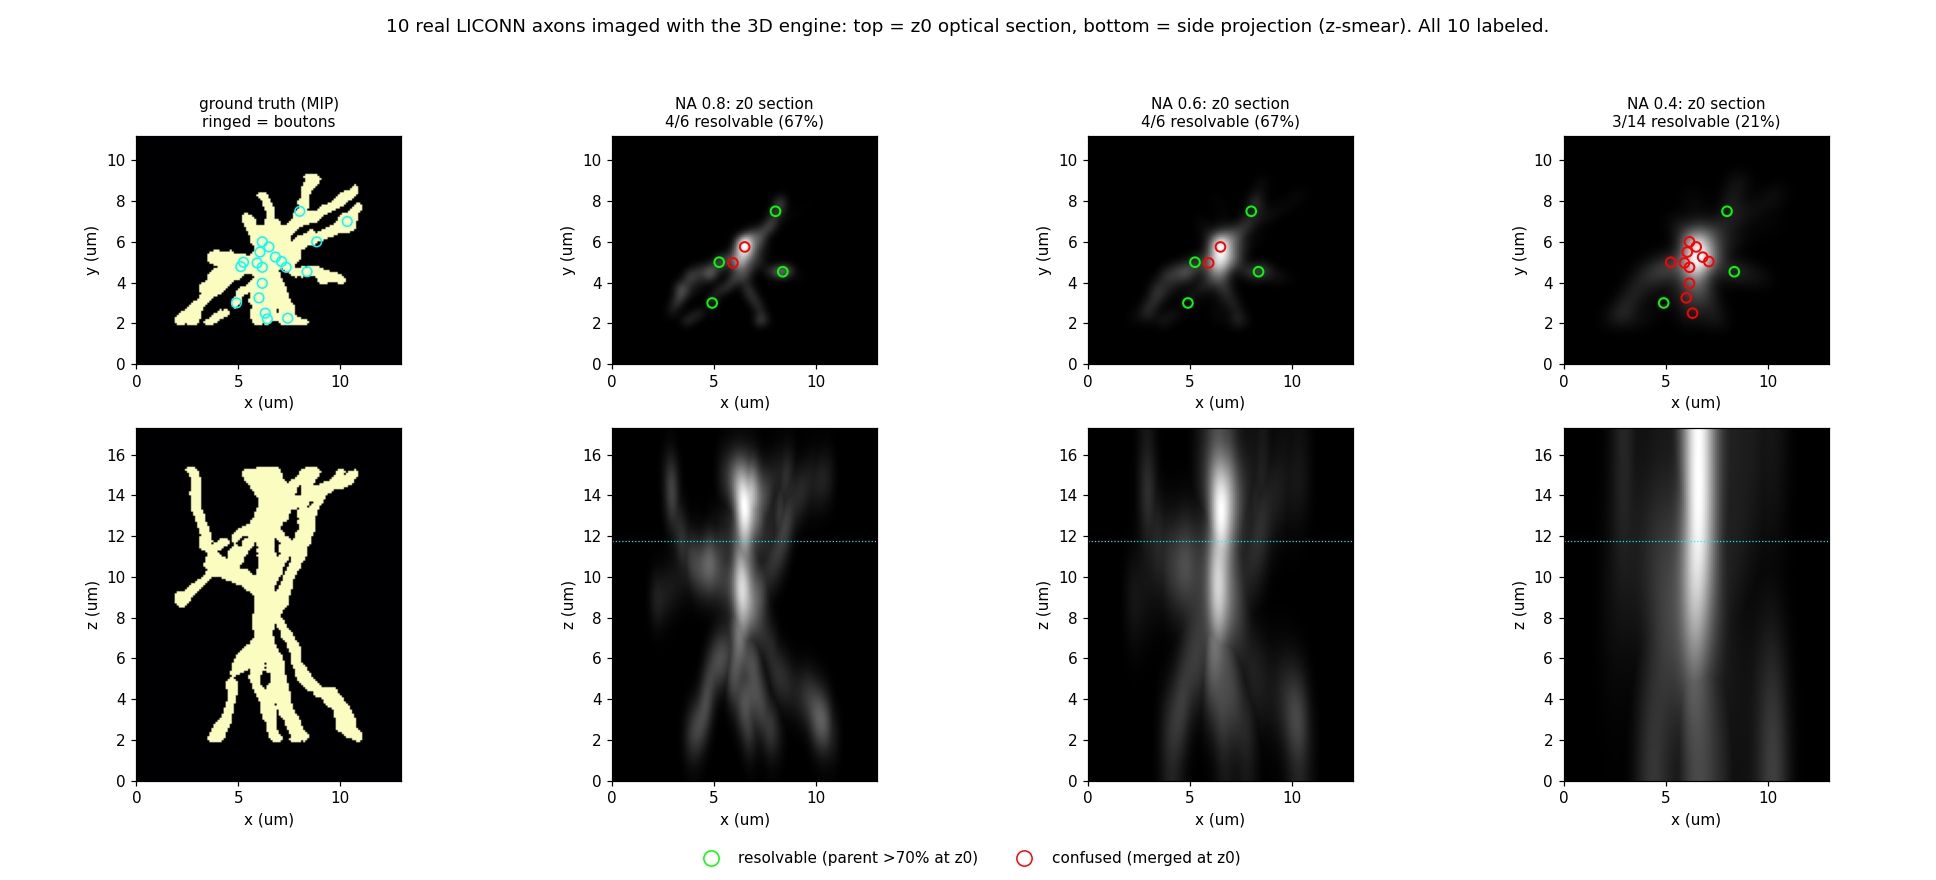

This figure's Python source:
"""Redo the 10-axon confusion figure with the TRUE 3D imaging core, and test
whether the old 2D `footprint` matches a real 3D-convolution optical section.

Outputs:
  spike_equiv.png       - old 2D footprint vs 3D z0-section (NA 0.6) + difference
  spike_demo10_3d.png   - 10-axon vignette imaged with the 3D engine (top section
                          + side projection), boutons resolvable/confused.
Run: .venv-liconn/bin/python spike_demo10_3d.py
"""
import numpy as np
from scipy.spatial import cKDTree
import matplotlib
matplotlib.use("Agg")
import matplotlib.pyplot as plt
from matplotlib.lines import Line2D

from spike_sim import (load_crop_axons, skeleton_and_boutons, psf_sigmas_um,
                       footprint, PIX_UM, AXIAL_DETECT, PURITY_THRESH)
from imaging import voxelize, blur3d, section_index

GRID = 0.10
N_AXONS = 10


def select_group():
    axons, lo, hi = load_crop_axons()
    data = []
    for sid, v in axons:
        L, b = skeleton_and_boutons(v)
        if len(b):
            data.append((sid, v, b))
    cent = np.array([v[:, :2].mean(0) for _, v, _ in data])
    tree = cKDTree(cent)
    dists, idxs = tree.query(cent, k=N_AXONS)
    seed = int(np.argsort(dists[:, -1])[len(dists) // 2])  # median neighborhood
    group = [data[i] for i in idxs[seed]]
    return group


def build_grid(group, pad=2.0):
    allv = np.concatenate([v for _, v, _ in group])
    origin = allv.min(0) - pad
    shape = tuple((np.ceil((allv.max(0) + pad - origin) / GRID)).astype(int))
    return origin, shape


def per_axon_3d(group, origin, shape, na):
    """Return list of blurred 3D volumes (one per axon) + their sum."""
    vols = []
    total = np.zeros(shape, np.float32)
    for sid, v, b in group:
        bl = blur3d(voxelize(v, origin, shape, GRID), na, GRID)
        vols.append(bl)
        total += bl
    return vols, total


def equivalence_test(group, origin, shape):
    """Compare old 2D footprint (point cloud, per-vertex axial weight) vs the
    3D-convolution optical section at the same plane, NA 0.6."""
    na = 0.6
    bz = np.concatenate([b[:, 2] for _, _, b in group])
    z0 = float(bz[np.argmax([(np.abs(bz - z) <= 1.0).sum() for z in bz])])
    k0 = section_index(z0, origin, GRID)

    # 3D engine: sum of per-axon blurred volumes, take z0 slice
    _, total3d = per_axon_3d(group, origin, shape, na)
    sec3d = total3d[:, :, k0]                       # (x, y) on GRID

    # old 2D footprint engine, on the SAME lateral window/pixel as `footprint`
    lo2d = origin[:2]
    npx2 = int(np.ceil((shape[0] * GRID) / PIX_UM))
    # footprint() uses module CROP grid; recompute a matching 2D image here
    s_xy, s_z = psf_sigmas_um(na)
    from scipy import ndimage
    img2d = np.zeros((shape[0], shape[1]), np.float32)
    for sid, v, b in group:
        w = np.exp(-((v[:, 2] - z0) ** 2) / (2 * s_z ** 2))
        gx = ((v[:, 0] - origin[0]) / GRID).astype(int)
        gy = ((v[:, 1] - origin[1]) / GRID).astype(int)
        ok = (gx >= 0) & (gx < shape[0]) & (gy >= 0) & (gy < shape[1])
        np.add.at(img2d, (gx[ok], gy[ok]), w[ok])
    img2d = ndimage.gaussian_filter(img2d, s_xy / GRID)

    # normalize each to its own max for shape comparison
    a = sec3d / (sec3d.max() + 1e-9)
    bimg = img2d / (img2d.max() + 1e-9)
    mask = (a > 0.02) | (bimg > 0.02)
    corr = np.corrcoef(a[mask], bimg[mask])[0, 1]
    rel = np.abs(a - bimg)[mask].mean()
    print(f"[equiv NA0.6] Pearson r = {corr:.3f} | mean|diff| (norm) = {rel:.3f}")

    fig, ax = plt.subplots(1, 3, figsize=(15, 5))
    ext = [0, shape[1] * GRID, 0, shape[0] * GRID]
    ax[0].imshow(bimg.T, origin="lower", cmap="magma", extent=ext)
    ax[0].set_title("OLD 2D footprint\n(surface points, per-vertex axial weight)")
    ax[1].imshow(a.T, origin="lower", cmap="magma", extent=ext)
    ax[1].set_title("3D conv -> z0 optical section\n(filled tube, true 3D PSF)")
    im = ax[2].imshow((a - bimg).T, origin="lower", cmap="RdBu", vmin=-1, vmax=1, extent=ext)
    ax[2].set_title(f"difference (3D - 2D)\nPearson r={corr:.3f}, mean|diff|={rel:.3f}")
    for a_ in ax:
        a_.set_xlabel("y (um)"); a_.set_ylabel("x (um)")
    fig.colorbar(im, ax=ax[2], fraction=0.046)
    fig.suptitle("Do the two imaging models agree? (same 10 axons, same plane, NA 0.6)",
                 fontsize=13)
    fig.tight_layout(rect=[0, 0, 1, 0.95])
    fig.savefig("spike_equiv.png", dpi=110)
    print("-> spike_equiv.png")
    return z0, k0


def redo_demo10(group, origin, shape, z0, k0):
    cols = ["ground truth"] + [f"NA {na}" for na in (0.8, 0.6, 0.4)]
    fig, ax = plt.subplots(2, len(cols), figsize=(4.4 * len(cols), 8),
                           gridspec_kw={"height_ratios": [shape[1], shape[2]]})
    nx, ny, nz = shape
    ext_top = [0, nx * GRID, 0, ny * GRID]
    ext_side = [0, nx * GRID, 0, nz * GRID]

    # ground truth (no PSF): MIP of voxelized tubes
    gt = np.zeros(shape, np.float32)
    for sid, v, b in group:
        gt = np.maximum(gt, voxelize(v, origin, shape, GRID))
    ax[0, 0].imshow(gt.max(2).T, origin="lower", cmap="magma", aspect="equal", extent=ext_top)
    ax[1, 0].imshow(gt.max(1).T, origin="lower", cmap="magma", aspect="equal", extent=ext_side)
    ax[0, 0].set_title("ground truth (MIP)\nringed = boutons", fontsize=10)
    for sid, v, b in group:
        ax[0, 0].scatter(b[:, 0] - origin[0], b[:, 1] - origin[1], s=40,
                         facecolor="none", edgecolor="cyan", lw=1.0, zorder=5)

    for c, na in enumerate((0.8, 0.6, 0.4), start=1):
        s_xy, s_z = psf_sigmas_um(na)
        vols, total = per_axon_3d(group, origin, shape, na)
        sec = total[:, :, k0]                          # z0 optical section (top)
        ax[0, c].imshow(sec.T, origin="lower", cmap="gray", aspect="equal", extent=ext_top)
        ax[1, c].imshow(total.max(1).T, origin="lower", cmap="gray", aspect="equal", extent=ext_side)
        ax[1, c].axhline(z0 - origin[2], color="cyan", lw=0.8, ls=":")
        nres = ncon = 0
        for k, (sid, v, b) in enumerate(group):
            aw = np.exp(-((b[:, 2] - z0) ** 2) / (2 * s_z ** 2))
            psec = vols[k][:, :, k0]
            for j in range(len(b)):
                if aw[j] <= AXIAL_DETECT:
                    continue
                gx = int((b[j, 0] - origin[0]) / GRID)
                gy = int((b[j, 1] - origin[1]) / GRID)
                if not (0 <= gx < nx and 0 <= gy < ny):
                    continue
                tv = sec[gx, gy]; pv = psec[gx, gy]
                ok = tv > 0 and pv / tv >= PURITY_THRESH
                nres += ok; ncon += (not ok)
                ax[0, c].scatter(b[j, 0] - origin[0], b[j, 1] - origin[1], s=40,
                                 facecolor="none",
                                 edgecolor=("lime" if ok else "red"), lw=1.3, zorder=5)
        tot = nres + ncon
        pct = f"{100*nres/tot:.0f}%" if tot else "n/a"
        ax[0, c].set_title(f"NA {na}: z0 section\n{nres}/{tot} resolvable ({pct})", fontsize=10)
    for c in range(len(cols)):
        ax[0, c].set_xlabel("x (um)"); ax[0, c].set_ylabel("y (um)")
        ax[1, c].set_xlabel("x (um)"); ax[1, c].set_ylabel("z (um)")

    leg = [Line2D([0], [0], marker="o", color="w", markerfacecolor="none",
                  markeredgecolor="lime", markersize=10, label="resolvable (parent >70% at z0)"),
           Line2D([0], [0], marker="o", color="w", markerfacecolor="none",
                  markeredgecolor="red", markersize=10, label="confused (merged at z0)")]
    fig.legend(handles=leg, loc="lower center", ncol=2, fontsize=10, frameon=False)
    fig.suptitle("10 real LICONN axons imaged with the 3D engine: top = z0 optical section, "
                 "bottom = side projection (z-smear). All 10 labeled.", fontsize=12)
    fig.tight_layout(rect=[0, 0.04, 1, 0.95])
    fig.savefig("spike_demo10_3d.png", dpi=110)
    print("-> spike_demo10_3d.png")


def main():
    group = select_group()
    print(f"ids {[g[0] for g in group]}")
    origin, shape = build_grid(group)
    print(f"shared grid {shape} @ {GRID} um")
    z0, k0 = equivalence_test(group, origin, shape)
    print(f"plane z0={z0:.1f} um (k0={k0})")
    redo_demo10(group, origin, shape, z0, k0)


if __name__ == "__main__":
    main()
